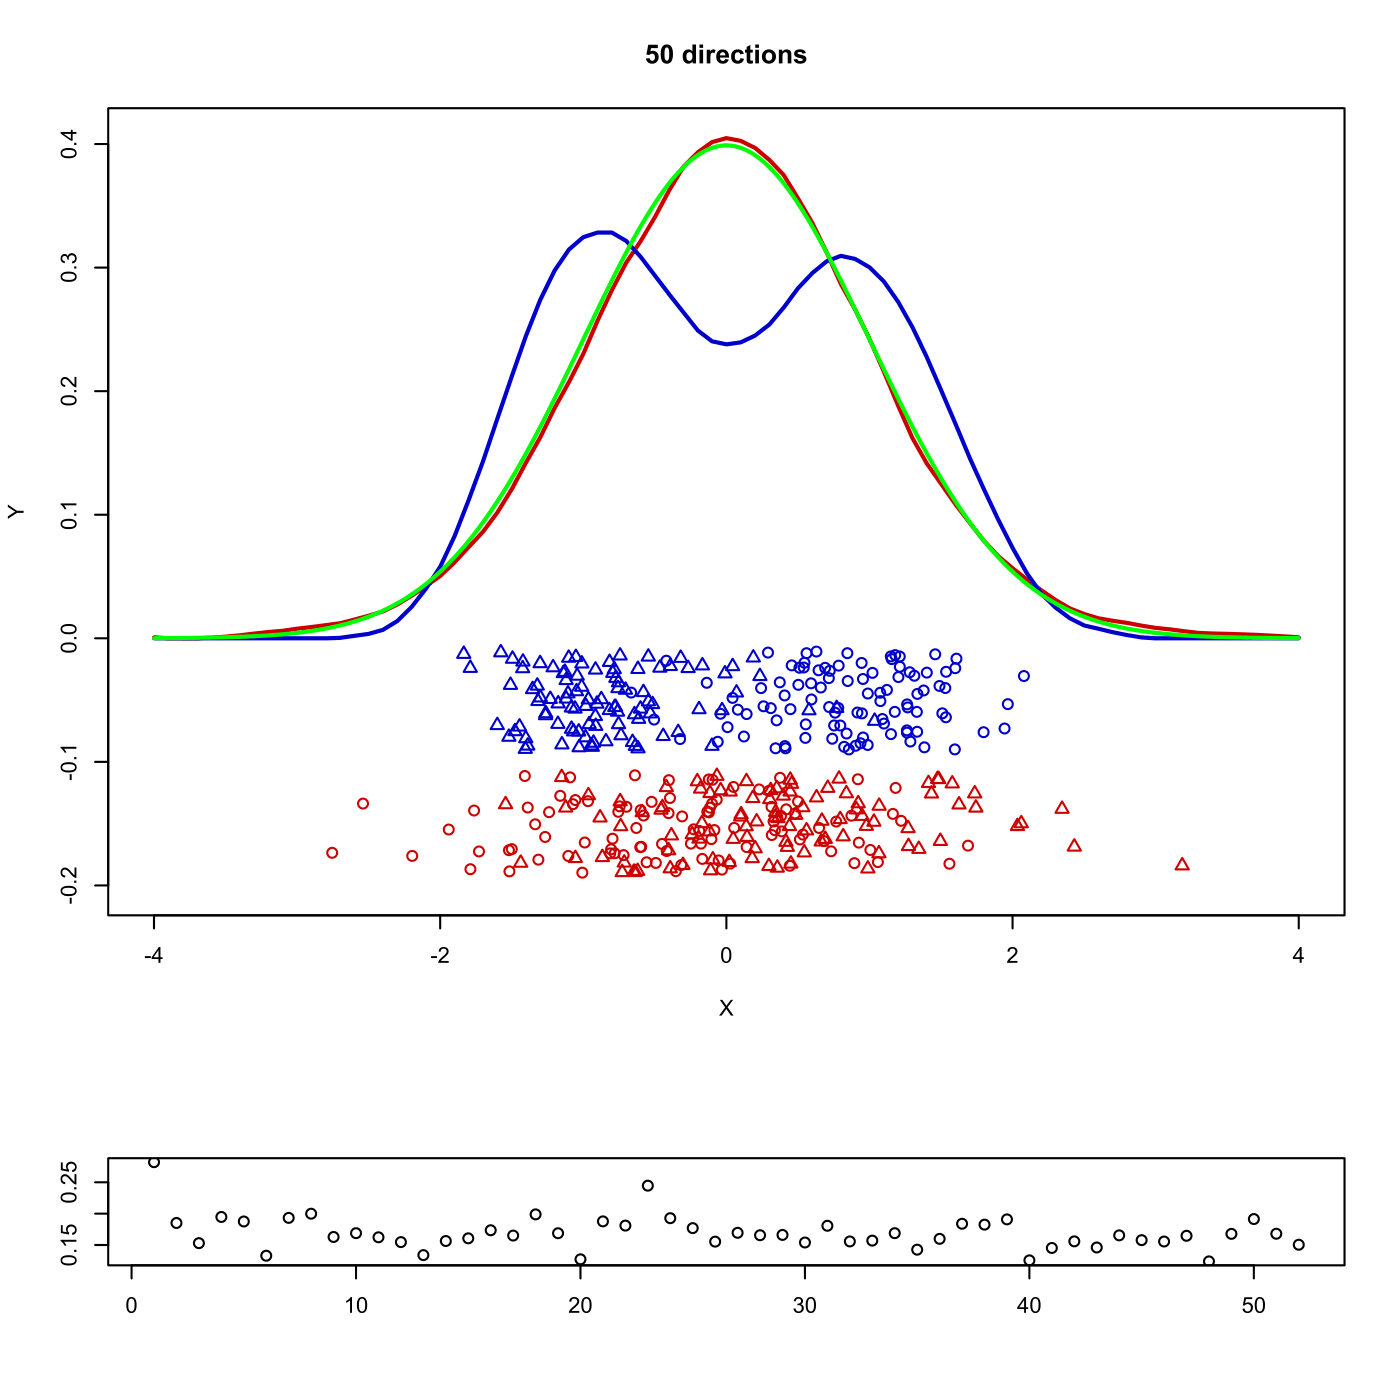

The script that drew this image:

# clear all variables
rm(list = ls(all = TRUE))
graphics.off()

# install and load packages
libraries = c("locpol")
lapply(libraries, function(x) if (!(x %in% installed.packages())) {
    install.packages(x)
})
lapply(libraries, library, quietly = TRUE, character.only = TRUE)

# ppf computes the Friedman Tukey index (integral about the squared density of
# the projected data) via kernel density estimation
ppf = function(px, h) {
    dens = PRDenEstC(sort(px), xeval = seq(min(px), max(px), length = length(px)), 
        bw = h, kernel = EpaK)$den
    ind = mean(dens)
    return(ind)
}

ppexample = function(x, h, n) {
    xg = seq(-4, by = 0.1, length = 81)
    id = rbind(matrix(3, 100, 1), matrix(4, 100, 1))
    
    # select a starting vector
    p = rnorm(ncol(x))
    p = p/sqrt(sum(p^2))
    
    # compute index for starting vector
    xp      = x %*% p
    imin    = ppf(xp, h)
    imax    = imin
    
    xi      = cbind(xp, runif(length(xp), 0, 1))
    xi[, 2] = -0.11 - 0.08 * xi[, 2]
    fi      = PRDenEstC(xp, xeval = xg, bw = h, kernel = EpaK)
    xa      = cbind(xp, runif(length(xp), 0, 1))
    xa[, 2] = -0.01 - 0.08 * xa[, 2]
    fa      = PRDenEstC(xp, xeval = xg, bw = h, kernel = EpaK)
    
    # plot
    plot(xa, type = "n", ylab = "Y", xlab = "X", ylim = c(-0.2, max(fi[, 2], fa[, 
        2])), xlim = c(-4, 4))
    points(xi, col = "red3", pch = c(rep(1, 100), rep(2, 100)))
    points(xa, col = "blue3", pch = c(rep(1, 100), rep(2, 100)))
    lines(fi, col = "red3", lwd = 2, lty = 1)
    lines(fa, col = "blue3", lwd = 2)
    inds = c(1/sqrt(4 * pi), imax)
    pind = cbind((1:length(inds)), inds)
    
    # search for better projection vector
    i       = 0
    pmin    = 1
    pmax    = 1
    while (i < n) {
        i       = i + 1
        tit     = toString(paste(i, "directions"))
        p       = rnorm(ncol(x))
        p       = p/sqrt(sum(p^2))
        xp      = x %*% p
        ind     = ppf(xp, h)
        inds    = c(inds, ind)
        pind    = cbind(1:length(inds), inds)
        cind    = rbind(2, 1)
        cind[which.max(inds)] = 4
        cind[which.min(inds)] = 1
        cind[1] = 2
        
        if (ind > imax) {
            imax    = ind
            xa      = cbind(xp, runif(xp, 0, 1))
            xa[, 2] = -0.01 - 0.08 * xa[, 2]
            fa      = PRDenEstC(xp, xeval = xg, bw = h, kernel = EpaK)  # line red dashed
            
            # plot
            plot(xa, type = "n", ylab = "Y", xlab = "X", ylim = c(-0.2, max(fi[, 
                2], fa[, 2])), xlim = c(-4, 4))
            points(xi, col = "red3", pch = c(rep(1, 100), rep(2, 100)))
            points(xa, col = "blue3", pch = c(rep(1, 100), rep(2, 100)))
            lines(fi, col = "red3", lwd = 2, lty = 1)
            lines(fa, col = "blue3", lwd = 2)
            title(tit)
            pmin = i
        }
        if (ind < imin) {
            imin    = ind
            xi      = cbind(xp, runif(xp, 0, 1))
            xi[, 2] = -0.11 - 0.08 * xi[, 2]
            fi      = PRDenEstC(xp, xeval = xg, bw = h, kernel = EpaK)  # blue line
            
            # plot
            plot(xa, type = "n", ylab = "Y", xlab = "X", ylim = c(-0.2, max(fi[, 
                2], fa[, 2])), xlim = c(-4, 4))
            points(xi, col = "red3", pch = c(rep(1, 100), rep(2, 100)))
            points(xa, col = "blue3", pch = c(rep(1, 100), rep(2, 100)))
            lines(fi, col = "red3", lwd = 2, lty = 1)
            lines(fa, col = "blue3", lwd = 2)
            title(tit)
            pmax = i
            mini = p
        }
    }
    return(list(xa = xa, xi = xi, fa = fa, fi = fi, tit = tit, pind = pind, cind = cind))
}

# sphere data transform
sphere = function(x) {
    x = x - matrix(colMeans(x), nrow = 200, ncol = 6, byrow = T)
    s = svd(var(x))
    s = s$u/matrix(sqrt(s$d), nrow(s$u), ncol(s$u), byrow = T)
    x = as.matrix(x) %*% as.matrix(s)
    return(x)
}

# load data
x = read.table("bank2.dat")

x       = sphere(as.matrix(x))      # sphere the data
set.seed(0)
h       = 2.62 * nrow(x)^(-1/5)     # choose bandwidth related to Scott's rule
n       = 50                        # choose number of projections
inde    = ppexample(as.matrix(x), h, n)

layout(c(1, 1, 1, 2))

# Plot
plot(inde$xa, type = "n", ylab = "Y", xlab = "X", ylim = c(-0.2, max(inde$fi[, 2], 
    inde$fa[, 2])), xlim = c(-4, 4))
points(inde$xi, col = "red3", pch = c(rep(1, 100), rep(2, 100)))
points(inde$xa, col = "blue3", pch = c(rep(1, 100), rep(2, 100)))
lines(inde$fi, col = "red3", lwd = 2, lty = 1)
lines(inde$fa, col = "blue3", lwd = 2)
title(inde$tit)
lines(seq(-4, 4, by = 0.01), dnorm(seq(-4, 4, by = 0.01), 0, 1), col = "green", lwd = 2)
plot(inde$pind, xlab = "", ylab = "") 
